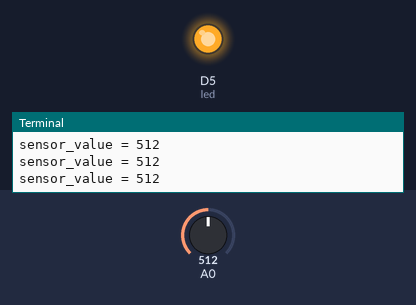
A program run on a simulated Raspberry Pi (BCM pin numbers) with a GrovePi. On the bench: output pins drawn as LEDs (lit = HIGH), the last lines printed to the terminal. Inputs (shaded band) come from the test bench; at power-on: A0 = 512 (analog values on the 0–1023 scale).

Above: at 1.2 s.
1.3 s: A0 set to 218
2.8 s: A0 set to 186
At 3.3 s:
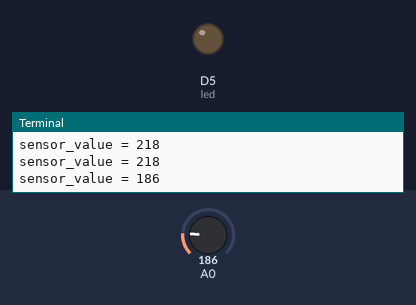
4.5 s: A0 set to 210
At 4.8 s:
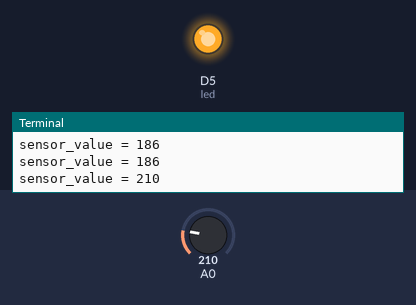
6.0 s: A0 set to 190
At 6.4 s:
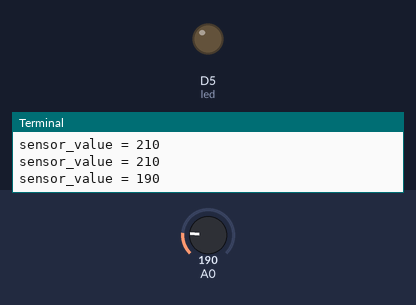
Timing chart, 0 to 8.5 s (numbered marks = the images above; inputs shaded):
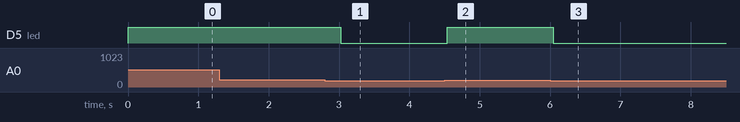

Measured:
- the behaviour switches between 201 and 200 on A0 (found by bisection; images 0 and 1)
- after the input at 2.8 s, D5 (led): HIGH → LOW after 0.22 s
- after the input at 4.5 s, D5 (led): LOW → HIGH at once
- after the input at 6.0 s, D5 (led): HIGH → LOW after 0.05 s

The program:

Module2.py
```python
import time
import grovepi

# Connect sound sensor to analog port A0
# SIG, NC, VCC, GND
sound_sensor = 0

# Connect led to digital port D5
# SIG, NC, VCC, GND
led = 5

grovepi.pinMode(sound_sensor,"INPUT")
grovepi.pinMode(led,"OUTPUT")

# Threshold to turn led on 200 (Ambient readings in my room were about 150)
threshold_value = 200

while True:
    try:
        # Read sound level from sound sensor
        sensor_value = grovepi.analogRead(sound_sensor)

        # If loud, illuminate the led, otherwise dim led
        if sensor_value > threshold_value:
            grovepi.digitalWrite(led,1)
        else:
            grovepi.digitalWrite(led,0)
        # Prints sensor value to console and then sleeps for .5
        print("sensor_value = %d" %sensor_value)
        time.sleep(.5)


    except IOError:
        print("Error")
```
